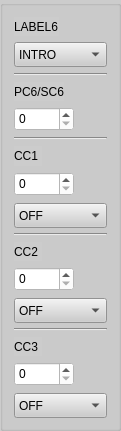
     <widget class="QGroupBox" name="columnbox6">
      <property name="geometry">
       <rect>
        <x>600</x>
        <y>50</y>
        <width>121</width>
        <height>431</height>
       </rect>
      </property>
      <property name="styleSheet">
       <string notr="true">background-color: rgb(204, 204, 204);</string>
      </property>
      <layout class="QVBoxLayout" name="verticalLayout_10">
       <item>
        <widget class="QLabel" name="label_BankPC1_6">
         <property name="sizePolicy">
          <sizepolicy hsizetype="Fixed" vsizetype="Preferred">
           <horstretch>0</horstretch>
           <verstretch>0</verstretch>
          </sizepolicy>
         </property>
         <property name="maximumSize">
          <size>
           <width>16777215</width>
           <height>30</height>
          </size>
         </property>
         <property name="text">
          <string>LABEL6</string>
         </property>
        </widget>
       </item>
       <item>
        <widget class="QComboBox" name="presetLabel1_6">
         <property name="minimumSize">
          <size>
           <width>0</width>
           <height>25</height>
          </size>
         </property>
         <property name="styleSheet">
          <string notr="true">background-color: rgb(204, 204, 204);</string>
         </property>
         <item>
          <property name="text">
           <string>INTRO</string>
          </property>
         </item>
         <item>
          <property name="text">
           <string>VERSE</string>
          </property>
         </item>
         <item>
          <property name="text">
           <string>CHORUS</string>
          </property>
         </item>
         <item>
          <property name="text">
           <string>SOLO</string>
          </property>
         </item>
         <item>
          <property name="text">
           <string>OUTRO</string>
          </property>
         </item>
         <item>
          <property name="text">
           <string>BRIDGE</string>
          </property>
         </item>
        </widget>
       </item>
       <item>
        <widget class="Line" name="line_7">
         <property name="orientation">
          <enum>Qt::Horizontal</enum>
         </property>
        </widget>
       </item>
       <item>
        <widget class="QLabel" name="label_PC1_6">
         <property name="sizePolicy">
          <sizepolicy hsizetype="Fixed" vsizetype="Preferred">
           <horstretch>0</horstretch>
           <verstretch>0</verstretch>
          </sizepolicy>
         </property>
         <property name="maximumSize">
          <size>
           <width>16777215</width>
           <height>30</height>
          </size>
         </property>
         <property name="text">
          <string>PC6/SC6</string>
         </property>
        </widget>
       </item>
       <item>
        <widget class="QSpinBox" name="spinBox_PC1_6">
         <property name="sizePolicy">
          <sizepolicy hsizetype="Fixed" vsizetype="Fixed">
           <horstretch>0</horstretch>
           <verstretch>0</verstretch>
          </sizepolicy>
         </property>
         <property name="minimumSize">
          <size>
           <width>60</width>
           <height>24</height>
          </size>
         </property>
         <property name="maximumSize">
          <size>
           <width>60</width>
           <height>16777215</height>
          </size>
         </property>
         <property name="styleSheet">
          <string notr="true">background-color: rgb(255, 255, 255);</string>
         </property>
         <property name="accelerated">
          <bool>true</bool>
         </property>
         <property name="maximum">
          <number>127</number>
         </property>
        </widget>
       </item>
       <item>
        <widget class="Line" name="line_17">
         <property name="orientation">
          <enum>Qt::Horizontal</enum>
         </property>
        </widget>
       </item>
       <item>
        <widget class="QLabel" name="label_CC1_6">
         <property name="sizePolicy">
          <sizepolicy hsizetype="Fixed" vsizetype="Preferred">
           <horstretch>0</horstretch>
           <verstretch>0</verstretch>
          </sizepolicy>
         </property>
         <property name="maximumSize">
          <size>
           <width>16777215</width>
           <height>30</height>
          </size>
         </property>
         <property name="text">
          <string>CC1 </string>
         </property>
        </widget>
       </item>
       <item>
        <widget class="QSpinBox" name="spinBox_CC1_6">
         <property name="sizePolicy">
          <sizepolicy hsizetype="Fixed" vsizetype="Fixed">
           <horstretch>0</horstretch>
           <verstretch>0</verstretch>
          </sizepolicy>
         </property>
         <property name="minimumSize">
          <size>
           <width>60</width>
           <height>24</height>
          </size>
         </property>
         <property name="maximumSize">
          <size>
           <width>60</width>
           <height>16777215</height>
          </size>
         </property>
         <property name="styleSheet">
          <string notr="true">background-color: rgb(255, 255, 255);</string>
         </property>
         <property name="accelerated">
          <bool>true</bool>
         </property>
         <property name="maximum">
          <number>127</number>
         </property>
        </widget>
       </item>
       <item>
        <widget class="QComboBox" name="onoff1_6">
         <property name="minimumSize">
          <size>
           <width>0</width>
           <height>25</height>
          </size>
         </property>
         <property name="maximumSize">
          <size>
           <width>16777215</width>
           <height>22</height>
          </size>
         </property>
         <property name="styleSheet">
          <string notr="true">background-color: rgb(204, 204, 204);</string>
         </property>
         <item>
          <property name="text">
           <string>OFF</string>
          </property>
         </item>
         <item>
          <property name="text">
           <string>ON</string>
          </property>
         </item>
        </widget>
       </item>
       <item>
        <widget class="Line" name="line_44">
         <property name="orientation">
          <enum>Qt::Horizontal</enum>
         </property>
        </widget>
       </item>
       <item>
        <widget class="QLabel" name="label_CC2_6">
         <property name="sizePolicy">
          <sizepolicy hsizetype="Fixed" vsizetype="Preferred">
           <horstretch>0</horstretch>
           <verstretch>0</verstretch>
          </sizepolicy>
         </property>
         <property name="maximumSize">
          <size>
           <width>16777215</width>
           <height>30</height>
          </size>
         </property>
         <property name="text">
          <string>CC2 </string>
         </property>
        </widget>
       </item>
       <item>
        <widget class="QSpinBox" name="spinBox_CC2_6">
         <property name="sizePolicy">
          <sizepolicy hsizetype="Fixed" vsizetype="Fixed">
           <horstretch>0</horstretch>
           <verstretch>0</verstretch>
          </sizepolicy>
         </property>
         <property name="minimumSize">
          <size>
           <width>60</width>
           <height>24</height>
          </size>
         </property>
         <property name="maximumSize">
          <size>
           <width>60</width>
           <height>16777215</height>
          </size>
         </property>
         <property name="styleSheet">
          <string notr="true">background-color: rgb(255, 255, 255);</string>
         </property>
         <property name="accelerated">
          <bool>true</bool>
         </property>
         <property name="maximum">
          <number>127</number>
         </property>
        </widget>
       </item>
       <item>
        <widget class="QComboBox" name="onoff2_6">
         <property name="minimumSize">
          <size>
           <width>0</width>
           <height>25</height>
          </size>
         </property>
         <property name="maximumSize">
          <size>
           <width>16777215</width>
           <height>22</height>
          </size>
         </property>
         <property name="styleSheet">
          <string notr="true">background-color: rgb(204, 204, 204);</string>
         </property>
         <item>
          <property name="text">
           <string>OFF</string>
          </property>
         </item>
         <item>
          <property name="text">
           <string>ON</string>
          </property>
         </item>
        </widget>
       </item>
       <item>
        <widget class="Line" name="line_35">
         <property name="orientation">
          <enum>Qt::Horizontal</enum>
         </property>
        </widget>
       </item>
       <item>
        <widget class="QLabel" name="label_CC3_6">
         <property name="sizePolicy">
          <sizepolicy hsizetype="Fixed" vsizetype="Preferred">
           <horstretch>0</horstretch>
           <verstretch>0</verstretch>
          </sizepolicy>
         </property>
         <property name="maximumSize">
          <size>
           <width>16777215</width>
           <height>30</height>
          </size>
         </property>
         <property name="text">
          <string>CC3 </string>
         </property>
        </widget>
       </item>
       <item>
        <widget class="QSpinBox" name="spinBox_CC3_6">
         <property name="sizePolicy">
          <sizepolicy hsizetype="Fixed" vsizetype="Fixed">
           <horstretch>0</horstretch>
           <verstretch>0</verstretch>
          </sizepolicy>
         </property>
         <property name="minimumSize">
          <size>
           <width>60</width>
           <height>24</height>
          </size>
         </property>
         <property name="maximumSize">
          <size>
           <width>60</width>
           <height>16777215</height>
          </size>
         </property>
         <property name="styleSheet">
          <string notr="true">background-color: rgb(255, 255, 255);</string>
         </property>
         <property name="accelerated">
          <bool>true</bool>
         </property>
         <property name="maximum">
          <number>127</number>
         </property>
        </widget>
       </item>
       <item>
        <widget class="QComboBox" name="onoff3_6">
         <property name="minimumSize">
          <size>
           <width>0</width>
           <height>25</height>
          </size>
         </property>
         <property name="maximumSize">
          <size>
           <width>16777215</width>
           <height>22</height>
          </size>
         </property>
         <property name="styleSheet">
          <string notr="true">background-color: rgb(204, 204, 204);</string>
         </property>
         <item>
          <property name="text">
           <string>OFF</string>
          </property>
         </item>
         <item>
          <property name="text">
           <string>ON</string>
          </property>
         </item>
        </widget>
       </item>
      </layout>
     </widget>
